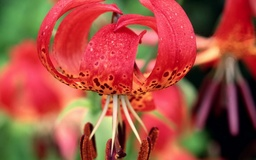
#> input picture Laboratory Activity 3/flower.jpg, 256 x 160 px, shrunk from 1920 x 1200 before the run, found by its file name
$ jupyter execute --allow-errors Laboratory-Activity-5.ipynb
#> lines starting #> are read from the running program, lines starting #| are printed output that depends on the picture; after the words box and inside, x2 and y2 are one past the last pixel; in counts of white or black regions, pixels touching at a corner belong together
<a href="https://colab.research.google.com/github/JosephAlambra/CpE0332.1-1-Elective-3/blob/main/Laboratory-Activity-5.ipynb" target="_parent"></a>

#> (a cell that did not finish here is left out)

[cell 2]
import cv2
import numpy as np
import matplotlib.pyplot as plt
from skimage import io, color, filters, measure, segmentation, util
from skimage.filters import threshold_otsu, gabor
from scipy.ndimage import gaussian_filter


# Load image
img = io.imread('/content/drive/MyDrive/Colab/flower.jpg')
#> img is the input picture: shape (160, 256, 3); mean R, G, B 163.1, 78.9, 64.9

# If the image has an alpha channel, remove it
if img.shape[2] == 4:
    img = img[:,:,:3]  # Keep only the first 3 channels (RGB)

gray_img = color.rgb2gray(img)
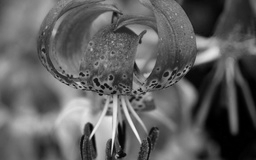
#> gray_img: shape (160, 256) float64; min 0, max 0.966, mean 0.376

# Global Image thresholding using Otsu's method
level = threshold_otsu(gray_img)
#> level = 0.349
bw = gray_img > level
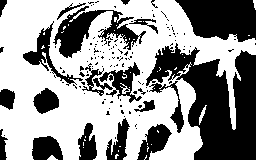
#> bw: shape (160, 256) bool; 58.6% white; 136 black regions (116 under 20 px), largest, box (x1, y1, x2, y2) and area: (146, 43, 256, 160) 6714, (175, 0, 256, 42) 2575, (53, 6, 146, 58) 1759

# Display the original image and the binary image
fig, ax = plt.subplots(1, 2, figsize=(10, 5))
ax[0].imshow(img)
ax[0].set_title('Original Image (left)')
ax[1].imshow(bw, cmap='gray')
ax[1].set_title('Binary Image (right)')
plt.show()
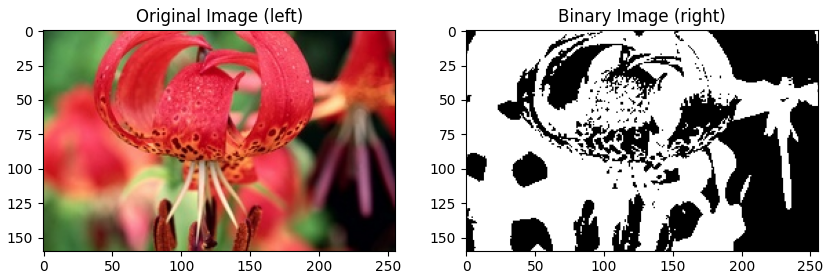
#> figure drawn by matplotlib, 2 panels

# Calculate multiple thresholds using multithresh
levels = filters.threshold_multiotsu(gray_img)
#> levels = [0.262, 0.507]

# Segment the grayscale image into multiple regions using imquantize
seg_img = np.digitize(gray_img, bins=levels)
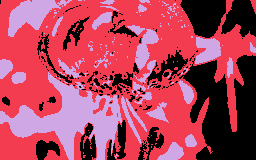
#> seg_img: shape (160, 256) int64; 3 distinct labels, from 0 to 2; one colour per label, 0 black

# Display both images side-by-side for comparison
fig, ax = plt.subplots(1, 2, figsize=(10, 5))
ax[0].imshow(img)
ax[0].set_title('Image (left)')
ax[1].imshow(seg_img, cmap='gray')
ax[1].set_title('Segmented Image (right)')
plt.show()

# Global histogram threshold using Otsu's method
counts, bins = np.histogram(gray_img, bins=16)
#> counts = [2949, 1602, 2160, 2577, 4044, 4812, 6113, 5841, 4272, 2328, 1531, 1122, 620, 634, 299, 56]; bins = 17 values from 0 to 0.966
T = threshold_otsu(gray_img)
#> T = 0.349

# Create a binary image using the computed threshold and display the image
bw = gray_img > T
plt.figure(figsize=(5, 5))
plt.imshow(bw, cmap='gray')
plt.title('Binary Image')
plt.show()

# Using K means clustering
img2 = io.imread('/content/drive/MyDrive/Colab/flower.jpg')
bw_img2 = color.rgb2gray(img2)

# Segment the image into three regions using k-means clustering
L = segmentation.slic(bw_img2, n_segments=3, compactness=10, channel_axis=None)
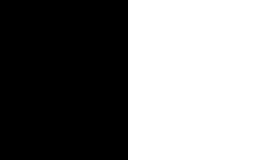
#> L: shape (160, 256) int64; values 1 (black) and 2 (white), 50% white; 1 white region, box (x1, y1, x2, y2) and area: (128, 0, 256, 160) 20480
B = color.label2rgb(L, bw_img2, kind='avg')
#> B: shape (160, 256, 3) float64; values 0.308 (black) and 0.444 (white), 50% white; 1 white region, box (x1, y1, x2, y2) and area: (0, 0, 128, 160) 20480

plt.figure(figsize=(5, 5))
plt.imshow(B)
plt.title('Labeled Image')
plt.show()

# Using connected-component labeling
bin_img2 = bw_img2 > threshold_otsu(bw_img2)
labeled_image, number_of_components = measure.label(bin_img2, return_num=True)
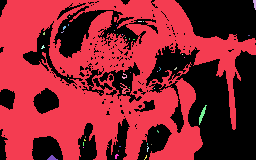
#> labeled_image: shape (160, 256) int32; 44 distinct labels, from 0 to 43; one colour per label, 0 black
#> number_of_components = 43

# Display the number of connected components
print(f'Number of connected components: {number_of_components}')
#| Number of connected components: 43

# Assign a different color to each connected component
colored_labels = color.label2rgb(labeled_image, image=bin_img2, bg_label=0, kind='overlay')
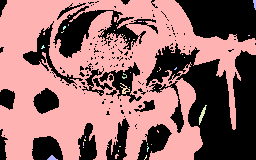
#> colored_labels: shape (160, 256, 3) float64; mean R, G, B 0.585, 0.411, 0.411

plt.figure(figsize=(5, 5))
plt.imshow(colored_labels)
plt.title('Labeled Image')
plt.show()

# Parameter Modifications

# Adding noise to the image then segmenting it using Otsu's method
img_noise = util.random_noise(gray_img, mode='s&p', amount=0.09)
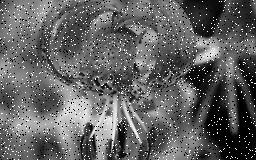
#> img_noise: shape (160, 256) float64; min 0, max 1, mean 0.386
level_noise = threshold_otsu(img_noise)
#> level_noise = 0.389
seg_img_noise = img_noise > level_noise
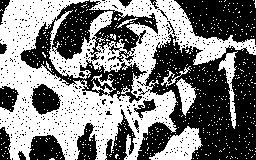
#> seg_img_noise: shape (160, 256) bool; 49.3% white; 622 white regions (614 under 20 px), largest, box (x1, y1, x2, y2) and area: (0, 0, 256, 160) 17318, (149, 126, 203, 160) 933, (218, 51, 238, 129) 477

# Display the original image and the segmented image
fig, ax = plt.subplots(1, 2, figsize=(10, 5))
ax[0].imshow(img_noise, cmap='gray')
ax[0].set_title('Original Image with noise (left)')
ax[1].imshow(seg_img_noise, cmap='gray')
ax[1].set_title('Segmented Image with noise (right)')
plt.show()

# Segment the image into two regions using k-means clustering
RGB = io.imread('/content/drive/MyDrive/Colab/flower.jpg')
L = segmentation.slic(RGB, n_segments=2, compactness=10, channel_axis=-1)
#> L: shape (160, 256) int64; every value is 1
B = color.label2rgb(L, RGB, kind='avg')
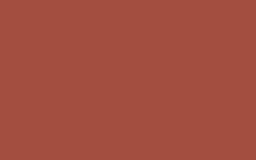
#> B: shape (160, 256, 3); mean R, G, B 163, 78, 64

plt.figure(figsize=(5, 5))
plt.imshow(B)
plt.title('Labeled Image')
plt.show()

# Create a set of 24 Gabor filters, covering 6 wavelengths and 4 orientations
wavelengths = [3 * (2 ** i) for i in range(6)]
orientations = [0, 45, 90, 135]
gabor_filters = [(w, o) for w in wavelengths for o in orientations]

# Convert the image to grayscale
bw_RGB = color.rgb2gray(RGB)

# Filter the grayscale image using the Gabor filters
#> (the rest of this cell did not finish here and is left out)
